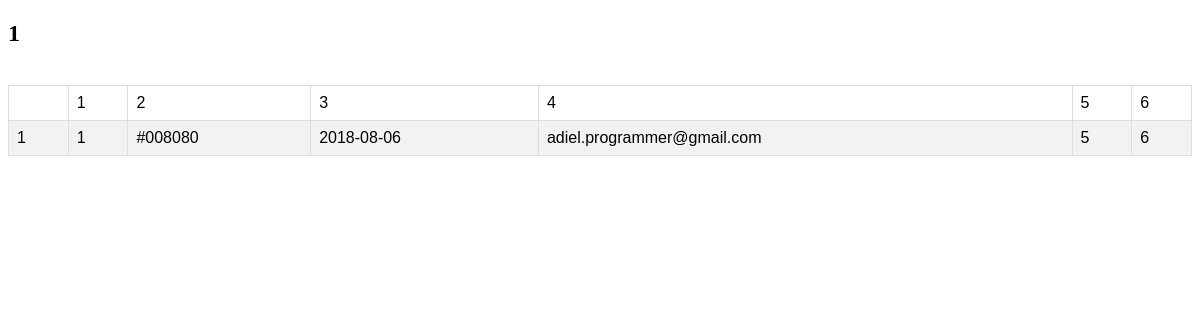
/submissions/1, run on an earlier commit of the app's database.
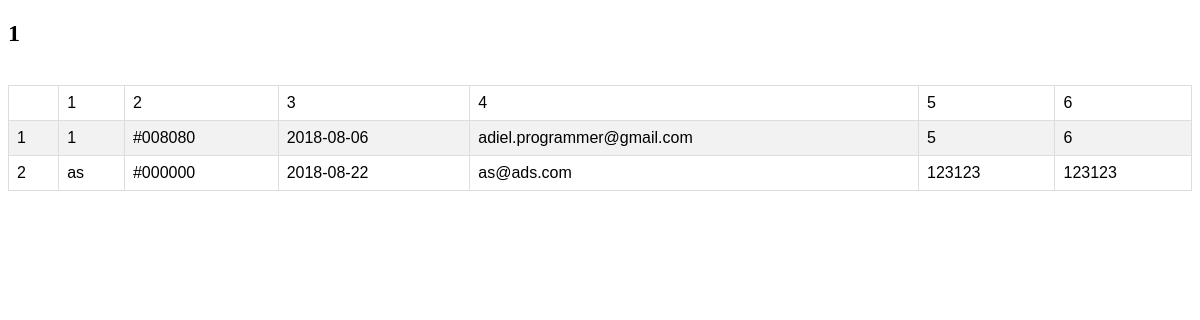
And on a later commit of the database.
### Logic/models.py (models this page shows)
class Submission(db.Model):
    __tablename__ = "submissions"
    user_id = db.Column(db.Integer, primary_key=True)
    field_id = db.Column(db.Integer, db.ForeignKey('fields.id'), nullable=False,primary_key=True)
    input = db.Column(db.String(50))

### app.py (the view)
@app.route('/submissions/<form_id>')
def submissions(form_id):
    from Logic.facade import get_all_submissions,get_form_name
    rows = get_all_submissions(form_id)
    if rows is None:
        return render_template('form_submissions.html',form_name="Unknown form")
    return render_template('form_submissions.html', rows=rows,form_name=get_form_name(form_id))

### Logic/facade.py (called while the page is built)
def get_all_submissions(form_id):
    form = Form.query.filter_by(id=form_id).first()
    if form is None:
        return None
    fields = form.fields
    users = list(map(lambda submission : submission.user_id, fields[0].submissions))
    ans = []# [{user,fieldName1: input1, fieldName2:input2,...},...]
    fieldnames = [""]
    for field in fields:
        fieldnames.append(field.name)
    ans.append(fieldnames)
    counter = 1
    for user in users:
        row = [counter]
        counter += 1
        for field in fields:
            submission = Submission.query.filter_by(user_id=user,field_id=field.id).first()
            row.append(submission.input)
        ans.append(row)
    return ans

def get_form_name(form_id):
    form = Form.query.filter_by(id=form_id).first()
    return form.name

### templates/form_submissions.html (shortened to what this page needs)
<!DOCTYPE html>
<html lang="en">
<head>
    <link rel="stylesheet" href="/style/info_table.css">
</head>
<body>
    <h2>{{ form_name }}</h2><br>
    <table id="info_table">
        {% for row in rows %}
        <tr>
            {% for cell in row %}
            <td>{{ cell }}</td>
            {% endfor %}
        </tr>
        {% endfor %}
    </table>
</body>
</html>

What changed in the data, as far as the page shows it:
added Submission: input "as"
added Submission: input "#000000"
added Submission: input "2018-08-22"
added Submission: input "as@ads.com"
added Submission: input "123123"
added Submission: input "123123"
Also different on the page:
new list line: "2"
